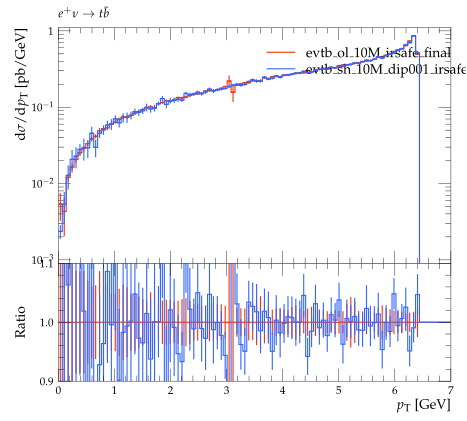

Reproduce this figure in Python.
#! /usr/bin/env python

# This Python script was auto-generated using YODA v2.0.0.
# Analysis object: /evtb/cutEg_jb_pt
# Timestamp: 16-04-2024 (13:49:16)

import matplotlib as mpl
import matplotlib.pyplot as plt
mpl.use('Agg') # comment out for interactive use
import os
import numpy as np

plotDir = os.path.split(os.path.realpath(__file__))[0]
if 'YODA_USER_PLOT_PATH' in globals():
    plot_outdir = globals()['YODA_USER_PLOT_PATH']
else:
    plot_outdir = plotDir

#plot style
plt.style.use(os.path.join(plotDir, '../default.mplstyle'))
# plot metadata
figW, figH = plt.rcParams['figure.figsize']
ax_xLabel = r'$p_{{\rm T}}$ [GeV]'
ax_yLabel = r'$\mathrm{d}\sigma / \mathrm{d} p_{{\rm T}}$ [pb/GeV]'
ax_title  = r'$e^+ \nu \to t \bar b$'
ax_xScale = 'linear'
ax_yScale = 'log'
xLims = (0.0, 7.0)
yLims = (9e-05, 1.1)

# TeX-friendly labels for the legend
labels = [ r"evtb\_ol\_10M\_irsafe\_final", r"evtb\_sh\_10M\_VIRS\_dip001\_irsafe\_final" ]

# Create figure and axis objects
fig, (ax, ratio0_ax) = plt.subplots(2, 1, sharex=True,
                  figsize=(figW,figH), gridspec_kw={'height_ratios': (2, 1)})
ratio0_ax.yaxis.set_major_locator(mpl.ticker.MultipleLocator(0.1))
ratio0_ax.set_ylim(0.9, 1.1)
ratio0_ax.set_ylabel('Ratio')

# LineColor map: curve index -> color
linecolors = {0: '#EE3311', 1: '#3366FF'}
# the numerical data is stored in a separate file
dataf = dict()
prefix = os.path.split(__file__)[0]
if prefix:    prefix = prefix + '/'
exec(open(prefix+'cutEg_jb_pt__data.py').read(), dataf)


legend_handles = [] # keep track of handles for the legend

# style options for curves
# starts at zorder>=5 to draw curve on top of legend
styles = {
  'curve0': {
    'color' : linecolors[0],
    'linestyle' : '-',
    'marker' : 'o',
    'zorder' : 5,
    'histstyle' : True,
  },
  'curve1': {
    'color' : linecolors[1],
    'linestyle' : '-',
    'marker' : 'o',
    'zorder' : 6,
    'histstyle' : True,
  },
}
# curve from input yoda files in main panel
for label in dataf['yvals'].keys():
    if all(np.isnan(v) for v in dataf['yvals'][label]):
        continue
    tmp = None
    if styles[label]['histstyle']: # draw as histogram
        tmp, = ax.plot(dataf['xedges'], dataf['yedges'][label],
                       color=styles[label]['color'],
                       linestyle=styles[label]['linestyle'],
                       drawstyle='steps-pre', solid_joinstyle='miter',
                       zorder=styles[label]['zorder'], label=label)
        ax.errorbar(dataf['xpoints'], dataf['yvals'][label], color=styles[label]['color'],
                    xerr=dataf['xerrs'], yerr=[dataf['ydowns'][label], dataf['yups'][label]],
                    linestyle='none', zorder=styles[label]['zorder'])
    else: # draw as scatter
        tmp = ax.errorbar(dataf['xpoints'], dataf['yvals'][label],
                          xerr=dataf['xerrs'],
                          yerr=[ dataf['ydowns'][label],
                          dataf['yups'][label] ],
                          fmt=styles[label]['marker'],
                          ecolor=styles[label]['color'],
                          color=styles[label]['color'], zorder=2)
        tmp[-1][0].set_linestyle(styles[label]['linestyle'])
    legend_handles += [tmp]
    for varLabel in dataf['variation_yvals'].keys():
        if varLabel.startswith(label):
            tmp, = ax.plot(dataf['xedges'], dataf['variation_yvals'][varLabel],
                           color=styles[label]['color'],
                           linestyle=styles[label]['linestyle'],
                           drawstyle='steps-pre', solid_joinstyle='miter',
                           zorder=styles[label]['zorder'], alpha=0.5)


# plots on ratio panel
# curve from input yoda files in ratio panel
for label, yvals in dataf['ratio0_yvals'].items():
    if all(np.isnan(v) for v in yvals):
        continue
    if styles[label]['histstyle']: # plot as histogram
        ratio0_ax.plot(dataf['xedges'], yvals,
                       color=styles[label]['color'],
                       linestyle=styles[label]['linestyle'],
                       drawstyle='steps-pre', zorder=1,
                       solid_joinstyle='miter')
        ratio0_ax.vlines(dataf['xpoints'],
                         dataf['ratio0_ymin'][label],
                         dataf['ratio0_ymax'][label],
                         color=styles[label]['color'], zorder=1)
    else: # plot as scatter
        tmp = ratio0_ax.errorbar(dataf['xpoints'],
                                 yvals, xerr=dataf['xerrs'],
                                 yerr=dataf['ratio0_yerrs'][label],
                                 fmt=styles[label]['marker'],
                                 ecolor=styles[label]['color'],
                                 color=styles[label]['color'])
        tmp[-1][0].set_linestyle(styles[label]['linestyle'])

    for varlabel in dataf['ratio0_variation_vals'].keys():
        if varlabel.startswith(label):
            ratio0_ax.plot(dataf['xedges'],
                            dataf['ratio0_variation_vals'][varlabel],
                            color=styles[label]['color'],
                            linestyle=styles[label]['linestyle'],
                            drawstyle='steps-pre', solid_joinstyle='miter',
                            zorder=1, alpha=0.5)

legend_pos = (0.5, 0.97)
ax.legend(legend_handles, labels, loc='upper left', bbox_to_anchor=legend_pos)

# set plot metadata as defined above
ratio0_ax.set_xlabel(ax_xLabel)
ratio0_ax.xaxis.set_label_coords(1., -.15)
ax.set_ylabel(ax_yLabel, loc='top')
ax.set_title(ax_title, loc='left')
ax.set_xscale(ax_xScale)
ax.set_yscale(ax_yScale)
ax.set_xlim(xLims)
ax.set_ylim(yLims)

# tick formatting
plt.rcParams['xtick.top'] = True
plt.rcParams['ytick.right'] = True
ax.yaxis.set_major_locator(mpl.ticker.LogLocator(base=10.0, numticks=np.inf))
ax.yaxis.set_minor_locator(mpl.ticker.LogLocator(
                           base=10.0, subs=np.arange(0.1, 1, 0.1), numticks=np.inf))
fig.align_ylabels((ax, ratio0_ax))
plt.savefig(os.path.join(plot_outdir, 'cutEg_jb_pt.pdf'), format='PDF')
plt.savefig(os.path.join(plot_outdir, 'cutEg_jb_pt.png'), format='PNG')

plt.close(fig)
